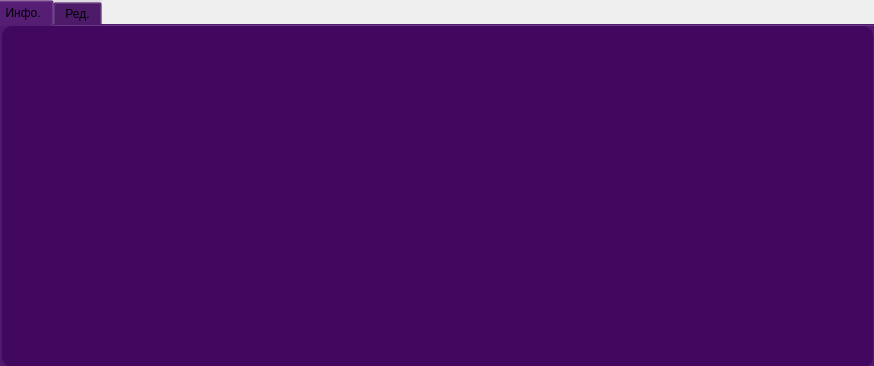
<?xml version="1.0" encoding="UTF-8"?>
<ui version="4.0">
 <class>Dialog</class>
 <widget class="QDialog" name="Dialog">
  <property name="geometry">
   <rect>
    <x>0</x>
    <y>0</y>
    <width>874</width>
    <height>366</height>
   </rect>
  </property>
  <property name="windowTitle">
   <string>Rectification</string>
  </property>
  <widget class="QTabWidget" name="tabWidget">
   <property name="geometry">
    <rect>
     <x>-10</x>
     <y>0</y>
     <width>1923</width>
     <height>411</height>
    </rect>
   </property>
   <property name="styleSheet">
    <string notr="true">background-color: rgba(59, 0, 89, 20);
</string>
   </property>
   <property name="currentIndex">
    <number>0</number>
   </property>
   <widget class="QWidget" name="tab">
    <property name="styleSheet">
     <string notr="true">background-color: rgba(59, 0, 89, 20);
</string>
    </property>
    <attribute name="title">
     <string> Инфо.</string>
    </attribute>
    <widget class="QTableWidget" name="tableWidget">
     <property name="geometry">
      <rect>
       <x>10</x>
       <y>0</y>
       <width>871</width>
       <height>341</height>
      </rect>
     </property>
     <property name="toolTip">
      <string notr="true"/>
     </property>
     <property name="styleSheet">
      <string notr="true">background-color: rgba(59, 0, 89, 180);
color: rgb(0, 0, 0);
border-style: outset;
border-widht:2px;
border-radius:10px;
border-color:black;
font:bold 14px;</string>
     </property>
     <attribute name="horizontalHeaderCascadingSectionResizes">
      <bool>true</bool>
     </attribute>
     <attribute name="horizontalHeaderDefaultSectionSize">
      <number>220</number>
     </attribute>
     <attribute name="verticalHeaderVisible">
      <bool>false</bool>
     </attribute>
    </widget>
   </widget>
   <widget class="QWidget" name="tab_2">
    <property name="styleSheet">
     <string notr="true">background-color: rgba(59, 0, 89, 20);
</string>
    </property>
    <attribute name="title">
     <string>Ред.</string>
    </attribute>
    <widget class="QSpinBox" name="spinBox_4">
     <property name="geometry">
      <rect>
       <x>230</x>
       <y>250</y>
       <width>591</width>
       <height>31</height>
      </rect>
     </property>
     <property name="styleSheet">
      <string notr="true">background-color: rgba(59, 0, 89, 180);
color: rgb(255, 255, 255);
border-style: outset;
border-widht:2px;
border-radius:10px;
border-color:black;
font:bold 14px;</string>
     </property>
    </widget>
    <widget class="QLabel" name="label_8">
     <property name="geometry">
      <rect>
       <x>830</x>
       <y>90</y>
       <width>41</width>
       <height>31</height>
      </rect>
     </property>
     <property name="styleSheet">
      <string notr="true">background-color: rgba(59, 0, 89, 180);
color: rgb(255, 255, 255);
border-style: outset;
border-widht:2px;
border-radius:10px;
border-color:black;
font:bold 14px;
font: 75 9pt &quot;MS Shell Dlg 2&quot;;</string>
     </property>
     <property name="text">
      <string> л.</string>
     </property>
     <property name="margin">
      <number>6</number>
     </property>
    </widget>
    <widget class="QSpinBox" name="spinBox">
     <property name="geometry">
      <rect>
       <x>230</x>
       <y>90</y>
       <width>591</width>
       <height>31</height>
      </rect>
     </property>
     <property name="styleSheet">
      <string notr="true">background-color: rgba(59, 0, 89, 180);
color: rgb(255, 255, 255);
border-style: outset;
border-widht:2px;
border-radius:10px;
border-color:black;
font:bold 14px;</string>
     </property>
     <property name="maximum">
      <number>200</number>
     </property>
    </widget>
    <widget class="QDateEdit" name="dateEdit">
     <property name="geometry">
      <rect>
       <x>230</x>
       <y>50</y>
       <width>641</width>
       <height>31</height>
      </rect>
     </property>
     <property name="styleSheet">
      <string notr="true">background-color: rgba(59, 0, 89, 180);
color: rgb(255, 255, 255);
border-style: outset;
border-widht:2px;
border-radius:10px;
border-color:black;
font:bold 14px;</string>
     </property>
    </widget>
    <widget class="QLabel" name="label_9">
     <property name="geometry">
      <rect>
       <x>830</x>
       <y>130</y>
       <width>41</width>
       <height>31</height>
      </rect>
     </property>
     <property name="styleSheet">
      <string notr="true">background-color: rgba(59, 0, 89, 180);
color: rgb(255, 255, 255);
border-style: outset;
border-widht:2px;
border-radius:10px;
border-color:black;
font:bold 14px;
font: 75 9pt &quot;MS Shell Dlg 2&quot;;</string>
     </property>
     <property name="text">
      <string> %</string>
     </property>
     <property name="margin">
      <number>6</number>
     </property>
    </widget>
    <widget class="QLabel" name="label_7">
     <property name="geometry">
      <rect>
       <x>20</x>
       <y>250</y>
       <width>201</width>
       <height>31</height>
      </rect>
     </property>
     <property name="styleSheet">
      <string notr="true">background-color: rgba(59, 0, 89, 180);
color: rgb(255, 255, 255);
border-style: outset;
border-widht:2px;
border-radius:10px;
border-color:black;
font:bold 14px;
font: 75 9pt &quot;MS Shell Dlg 2&quot;;</string>
     </property>
     <property name="text">
      <string> Спиртуозность дестилята:</string>
     </property>
     <property name="margin">
      <number>6</number>
     </property>
    </widget>
    <widget class="QLabel" name="label_10">
     <property name="geometry">
      <rect>
       <x>830</x>
       <y>170</y>
       <width>41</width>
       <height>31</height>
      </rect>
     </property>
     <property name="styleSheet">
      <string notr="true">background-color: rgba(59, 0, 89, 180);
color: rgb(255, 255, 255);
border-style: outset;
border-widht:2px;
border-radius:10px;
border-color:black;
font:bold 14px;
font: 75 9pt &quot;MS Shell Dlg 2&quot;;</string>
     </property>
     <property name="text">
      <string> мин.</string>
     </property>
     <property name="margin">
      <number>6</number>
     </property>
    </widget>
    <widget class="QSpinBox" name="spinBox_2">
     <property name="geometry">
      <rect>
       <x>230</x>
       <y>130</y>
       <width>591</width>
       <height>31</height>
      </rect>
     </property>
     <property name="styleSheet">
      <string notr="true">background-color: rgba(59, 0, 89, 180);
color: rgb(255, 255, 255);
border-style: outset;
border-widht:2px;
border-radius:10px;
border-color:black;
font:bold 14px;</string>
     </property>
    </widget>
    <widget class="QPushButton" name="pushButton">
     <property name="geometry">
      <rect>
       <x>20</x>
       <y>290</y>
       <width>421</width>
       <height>41</height>
      </rect>
     </property>
     <property name="styleSheet">
      <string notr="true">background-color: rgba(59, 0, 89, 180);
color: rgb(255, 255, 255);
border-style: outset;
border-widht:2px;
border-radius:10px;
border-color:black;
font:bold 14px;</string>
     </property>
     <property name="text">
      <string>Изменить</string>
     </property>
    </widget>
    <widget class="QDoubleSpinBox" name="doubleSpinBox">
     <property name="geometry">
      <rect>
       <x>230</x>
       <y>210</y>
       <width>591</width>
       <height>31</height>
      </rect>
     </property>
     <property name="styleSheet">
      <string notr="true">background-color: rgba(59, 0, 89, 180);
color: rgb(255, 255, 255);
border-style: outset;
border-widht:2px;
border-radius:10px;
border-color:black;
font:bold 14px;</string>
     </property>
    </widget>
    <widget class="QLabel" name="label_2">
     <property name="geometry">
      <rect>
       <x>20</x>
       <y>50</y>
       <width>201</width>
       <height>31</height>
      </rect>
     </property>
     <property name="styleSheet">
      <string notr="true">background-color: rgba(59, 0, 89, 180);
color: rgb(255, 255, 255);
border-style: outset;
border-widht:2px;
border-radius:10px;
border-color:black;
font:bold 14px;
font: 75 9pt &quot;MS Shell Dlg 2&quot;;</string>
     </property>
     <property name="text">
      <string> Дата выгонки:</string>
     </property>
     <property name="margin">
      <number>6</number>
     </property>
    </widget>
    <widget class="QLabel" name="label_4">
     <property name="geometry">
      <rect>
       <x>20</x>
       <y>130</y>
       <width>201</width>
       <height>31</height>
      </rect>
     </property>
     <property name="styleSheet">
      <string notr="true">background-color: rgba(59, 0, 89, 180);
color: rgb(255, 255, 255);
border-style: outset;
border-widht:2px;
border-radius:10px;
border-color:black;
font:bold 14px;
font: 75 9pt &quot;MS Shell Dlg 2&quot;;</string>
     </property>
     <property name="text">
      <string> Спиртуозность браги:</string>
     </property>
     <property name="margin">
      <number>6</number>
     </property>
    </widget>
    <widget class="QSpinBox" name="spinBox_3">
     <property name="geometry">
      <rect>
       <x>230</x>
       <y>170</y>
       <width>591</width>
       <height>31</height>
      </rect>
     </property>
     <property name="styleSheet">
      <string notr="true">background-color: rgba(59, 0, 89, 180);
color: rgb(255, 255, 255);
border-style: outset;
border-widht:2px;
border-radius:10px;
border-color:black;
font:bold 14px;</string>
     </property>
     <property name="inputMethodHints">
      <set>Qt::ImhDigitsOnly</set>
     </property>
     <property name="maximum">
      <number>1000</number>
     </property>
    </widget>
    <widget class="QLabel" name="label_3">
     <property name="geometry">
      <rect>
       <x>20</x>
       <y>90</y>
       <width>201</width>
       <height>31</height>
      </rect>
     </property>
     <property name="styleSheet">
      <string notr="true">background-color: rgba(59, 0, 89, 180);
color: rgb(255, 255, 255);
border-style: outset;
border-widht:2px;
border-radius:10px;
border-color:black;
font:bold 14px;
font: 75 9pt &quot;MS Shell Dlg 2&quot;;</string>
     </property>
     <property name="text">
      <string> Объём браги:</string>
     </property>
     <property name="margin">
      <number>6</number>
     </property>
    </widget>
    <widget class="QLineEdit" name="lineEdit">
     <property name="geometry">
      <rect>
       <x>230</x>
       <y>10</y>
       <width>641</width>
       <height>31</height>
      </rect>
     </property>
     <property name="styleSheet">
      <string notr="true">background-color: rgba(59, 0, 89, 180);
color: rgb(255, 255, 255);
border-style: outset;
border-widht:2px;
border-radius:10px;
border-color:black;
font:bold 14px;</string>
     </property>
    </widget>
    <widget class="QLabel" name="label_11">
     <property name="geometry">
      <rect>
       <x>830</x>
       <y>210</y>
       <width>41</width>
       <height>31</height>
      </rect>
     </property>
     <property name="styleSheet">
      <string notr="true">background-color: rgba(59, 0, 89, 180);
color: rgb(255, 255, 255);
border-style: outset;
border-widht:2px;
border-radius:10px;
border-color:black;
font:bold 14px;
font: 75 9pt &quot;MS Shell Dlg 2&quot;;</string>
     </property>
     <property name="text">
      <string> л.</string>
     </property>
     <property name="margin">
      <number>6</number>
     </property>
    </widget>
    <widget class="QLabel" name="label_6">
     <property name="geometry">
      <rect>
       <x>20</x>
       <y>210</y>
       <width>201</width>
       <height>31</height>
      </rect>
     </property>
     <property name="styleSheet">
      <string notr="true">background-color: rgba(59, 0, 89, 180);
color: rgb(255, 255, 255);
border-style: outset;
border-widht:2px;
border-radius:10px;
border-color:black;
font:bold 14px;
font: 75 9pt &quot;MS Shell Dlg 2&quot;;</string>
     </property>
     <property name="text">
      <string> Объем дестилята:</string>
     </property>
     <property name="margin">
      <number>6</number>
     </property>
    </widget>
    <widget class="QLabel" name="label">
     <property name="geometry">
      <rect>
       <x>20</x>
       <y>10</y>
       <width>201</width>
       <height>31</height>
      </rect>
     </property>
     <property name="styleSheet">
      <string notr="true">background-color: rgba(59, 0, 89, 180);
color: rgb(255, 255, 255);
border-style: outset;
border-widht:2px;
border-radius:10px;
border-color:black;
font:bold 14px;
font: 75 9pt &quot;MS Shell Dlg 2&quot;;</string>
     </property>
     <property name="text">
      <string> Название:</string>
     </property>
     <property name="alignment">
      <set>Qt::AlignLeading|Qt::AlignLeft|Qt::AlignVCenter</set>
     </property>
     <property name="margin">
      <number>6</number>
     </property>
    </widget>
    <widget class="QLabel" name="label_12">
     <property name="geometry">
      <rect>
       <x>830</x>
       <y>250</y>
       <width>41</width>
       <height>31</height>
      </rect>
     </property>
     <property name="styleSheet">
      <string notr="true">background-color: rgba(59, 0, 89, 180);
color: rgb(255, 255, 255);
border-style: outset;
border-widht:2px;
border-radius:10px;
border-color:black;
font:bold 14px;
font: 75 9pt &quot;MS Shell Dlg 2&quot;;</string>
     </property>
     <property name="text">
      <string> %</string>
     </property>
     <property name="margin">
      <number>6</number>
     </property>
    </widget>
    <widget class="QLabel" name="label_5">
     <property name="geometry">
      <rect>
       <x>20</x>
       <y>170</y>
       <width>201</width>
       <height>31</height>
      </rect>
     </property>
     <property name="styleSheet">
      <string notr="true">background-color: rgba(59, 0, 89, 180);
color: rgb(255, 255, 255);
border-style: outset;
border-widht:2px;
border-radius:10px;
border-color:black;
font:bold 14px;
font: 75 9pt &quot;MS Shell Dlg 2&quot;;</string>
     </property>
     <property name="text">
      <string> Время перегона:</string>
     </property>
     <property name="margin">
      <number>6</number>
     </property>
    </widget>
    <widget class="QPushButton" name="pushButton_2">
     <property name="geometry">
      <rect>
       <x>450</x>
       <y>290</y>
       <width>421</width>
       <height>41</height>
      </rect>
     </property>
     <property name="styleSheet">
      <string notr="true">background-color: rgba(59, 0, 89, 180);
color: rgb(255, 255, 255);
border-style: outset;
border-widht:2px;
border-radius:10px;
border-color:black;
font:bold 14px;</string>
     </property>
     <property name="text">
      <string>Удалить</string>
     </property>
    </widget>
   </widget>
  </widget>
 </widget>
 <resources/>
 <connections/>
</ui>
